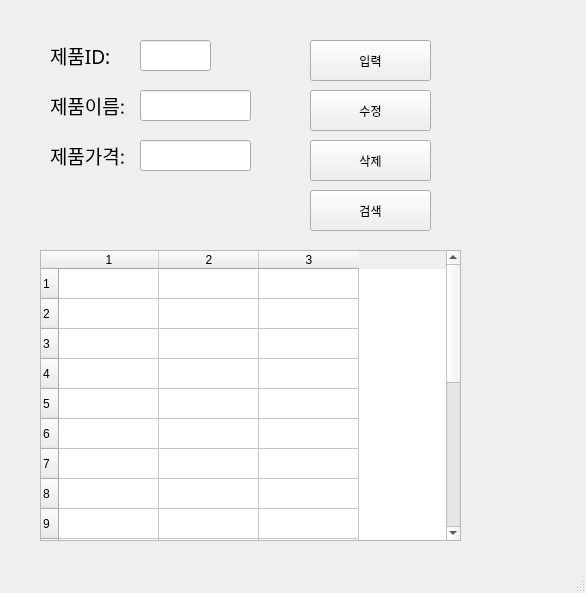
<?xml version="1.0" encoding="UTF-8"?>
<ui version="4.0">
 <class>MainWindow</class>
 <widget class="QMainWindow" name="MainWindow">
  <property name="geometry">
   <rect>
    <x>0</x>
    <y>0</y>
    <width>586</width>
    <height>593</height>
   </rect>
  </property>
  <property name="windowTitle">
   <string>MainWindow</string>
  </property>
  <widget class="QWidget" name="centralwidget">
   <widget class="QLabel" name="label">
    <property name="geometry">
     <rect>
      <x>50</x>
      <y>40</y>
      <width>81</width>
      <height>31</height>
     </rect>
    </property>
    <property name="font">
     <font>
      <family>맑은 고딕</family>
      <pointsize>14</pointsize>
     </font>
    </property>
    <property name="text">
     <string>제품ID:</string>
    </property>
   </widget>
   <widget class="QLabel" name="label_2">
    <property name="geometry">
     <rect>
      <x>50</x>
      <y>90</y>
      <width>81</width>
      <height>31</height>
     </rect>
    </property>
    <property name="font">
     <font>
      <family>맑은 고딕</family>
      <pointsize>14</pointsize>
     </font>
    </property>
    <property name="text">
     <string>제품이름:</string>
    </property>
   </widget>
   <widget class="QLabel" name="label_3">
    <property name="geometry">
     <rect>
      <x>50</x>
      <y>140</y>
      <width>81</width>
      <height>31</height>
     </rect>
    </property>
    <property name="font">
     <font>
      <family>맑은 고딕</family>
      <pointsize>14</pointsize>
     </font>
    </property>
    <property name="text">
     <string>제품가격:</string>
    </property>
   </widget>
   <widget class="QLineEdit" name="prodID">
    <property name="geometry">
     <rect>
      <x>140</x>
      <y>40</y>
      <width>71</width>
      <height>31</height>
     </rect>
    </property>
   </widget>
   <widget class="QLineEdit" name="prodName">
    <property name="geometry">
     <rect>
      <x>140</x>
      <y>90</y>
      <width>111</width>
      <height>31</height>
     </rect>
    </property>
   </widget>
   <widget class="QLineEdit" name="prodPrice">
    <property name="geometry">
     <rect>
      <x>140</x>
      <y>140</y>
      <width>111</width>
      <height>31</height>
     </rect>
    </property>
   </widget>
   <widget class="QPushButton" name="pushButton">
    <property name="geometry">
     <rect>
      <x>310</x>
      <y>40</y>
      <width>121</width>
      <height>41</height>
     </rect>
    </property>
    <property name="text">
     <string>입력</string>
    </property>
   </widget>
   <widget class="QPushButton" name="pushButton_2">
    <property name="geometry">
     <rect>
      <x>310</x>
      <y>90</y>
      <width>121</width>
      <height>41</height>
     </rect>
    </property>
    <property name="text">
     <string>수정</string>
    </property>
   </widget>
   <widget class="QPushButton" name="pushButton_3">
    <property name="geometry">
     <rect>
      <x>310</x>
      <y>140</y>
      <width>121</width>
      <height>41</height>
     </rect>
    </property>
    <property name="text">
     <string>삭제</string>
    </property>
   </widget>
   <widget class="QPushButton" name="pushButton_4">
    <property name="geometry">
     <rect>
      <x>310</x>
      <y>190</y>
      <width>121</width>
      <height>41</height>
     </rect>
    </property>
    <property name="text">
     <string>검색</string>
    </property>
   </widget>
   <widget class="QTableWidget" name="tableWidget">
    <property name="geometry">
     <rect>
      <x>40</x>
      <y>250</y>
      <width>421</width>
      <height>291</height>
     </rect>
    </property>
    <property name="rowCount">
     <number>20</number>
    </property>
    <property name="columnCount">
     <number>3</number>
    </property>
    <row/>
    <row/>
    <row/>
    <row/>
    <row/>
    <row/>
    <row/>
    <row/>
    <row/>
    <row/>
    <row/>
    <row/>
    <row/>
    <row/>
    <row/>
    <row/>
    <row/>
    <row/>
    <row/>
    <row/>
    <column/>
    <column/>
    <column/>
   </widget>
  </widget>
  <widget class="QMenuBar" name="menubar">
   <property name="geometry">
    <rect>
     <x>0</x>
     <y>0</y>
     <width>586</width>
     <height>21</height>
    </rect>
   </property>
  </widget>
  <widget class="QStatusBar" name="statusbar"/>
 </widget>
 <resources/>
 <connections>
  <connection>
   <sender>pushButton</sender>
   <signal>clicked()</signal>
   <receiver>MainWindow</receiver>
   <slot>addProduct()</slot>
   <hints>
    <hint type="sourcelabel">
     <x>394</x>
     <y>72</y>
    </hint>
    <hint type="destinationlabel">
     <x>470</x>
     <y>95</y>
    </hint>
   </hints>
  </connection>
  <connection>
   <sender>pushButton_2</sender>
   <signal>clicked()</signal>
   <receiver>MainWindow</receiver>
   <slot>updateProduct()</slot>
   <hints>
    <hint type="sourcelabel">
     <x>418</x>
     <y>129</y>
    </hint>
    <hint type="destinationlabel">
     <x>470</x>
     <y>136</y>
    </hint>
   </hints>
  </connection>
  <connection>
   <sender>pushButton_3</sender>
   <signal>clicked()</signal>
   <receiver>MainWindow</receiver>
   <slot>removeProduct()</slot>
   <hints>
    <hint type="sourcelabel">
     <x>409</x>
     <y>175</y>
    </hint>
    <hint type="destinationlabel">
     <x>469</x>
     <y>183</y>
    </hint>
   </hints>
  </connection>
  <connection>
   <sender>pushButton_4</sender>
   <signal>clicked()</signal>
   <receiver>MainWindow</receiver>
   <slot>getProduct()</slot>
   <hints>
    <hint type="sourcelabel">
     <x>406</x>
     <y>219</y>
    </hint>
    <hint type="destinationlabel">
     <x>471</x>
     <y>229</y>
    </hint>
   </hints>
  </connection>
 </connections>
 <slots>
  <slot>addProduct()</slot>
  <slot>updateProduct()</slot>
  <slot>removeProduct()</slot>
  <slot>getProduct()</slot>
 </slots>
</ui>
